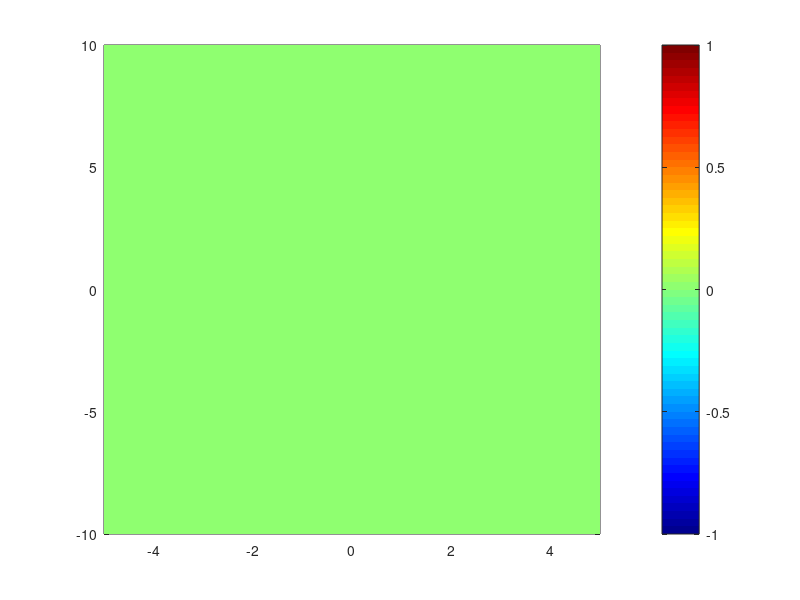

This figure's MATLAB source: (Note: this script raises an error after producing the figure.)
function campo()
    global pos_x pos_y pos_z vec_x vec_y num_espiras puntos_por_espira
    global campo_magnitud_linea campo_z_linea eje_z

    corriente = 300;
    mu0 = 4*pi*1e-7;
    constante_BS = mu0 * corriente / (4*pi);
    radio_seguro = 0.2;

    paso_espacio = 0.1;
    eje_x = -5:paso_espacio:5;
    eje_y = eje_x;
    eje_z = -10:paso_espacio:10;  % <<< más grande eje_z
    len_x = length(eje_x);
    len_y = length(eje_y);
    len_z = length(eje_z);

    campo_x = zeros(len_x, len_y, len_z);
    campo_y = zeros(len_x, len_y, len_z);
    campo_z = zeros(len_x, len_y, len_z);

    tic
    for ix = 1:len_x
        for iy = 1:len_y
            for iz = 1:len_z
                for iw = 1:num_espiras*puntos_por_espira
                    rx = eje_x(ix) - pos_x(iw);
                    ry = eje_y(iy) - pos_y(iw);
                    rz = eje_z(iz) - pos_z(iw);

                    r_norm = sqrt(rx^2 + ry^2 + rz^2 + radio_seguro^2);
                    r_cubed = r_norm^3;

                    campo_x(ix,iy,iz) = campo_x(ix,iy,iz) + constante_BS * vec_y(iw) * rz / r_cubed;
                    campo_y(ix,iy,iz) = campo_y(ix,iy,iz) + constante_BS * vec_x(iw) * rz / r_cubed;
                    campo_z(ix,iy,iz) = campo_z(ix,iy,iz) + constante_BS * (vec_x(iw) * ry - vec_y(iw) * rx) / r_cubed;
                end
            end
        end
    end
    toc

    magnitud_campo = sqrt(campo_x.^2 + campo_y.^2 + campo_z.^2);

    plano_medio_y = round(len_y / 2);
    campo_x_xz = squeeze(campo_x(:, plano_medio_y, :));
    campo_z_xz = squeeze(campo_z(:, plano_medio_y, :));
    campo_magnitud_xz = squeeze(magnitud_campo(:, plano_medio_y, :));

    % Línea de Bz (CORRECTO para la trayectoria)
    campo_z_linea = squeeze(campo_z(round(len_x/2), round(len_y/2), :));

 
    campo_magnitud_linea = squeeze(campo_magnitud_xz(round(len_x/2), :));

    assignin('base', 'campo_z_linea', campo_z_linea);
    assignin('base', 'campo_magnitud_linea', campo_magnitud_linea);
    assignin('base', 'eje_z', eje_z);

    % Visualización
    figure(2); clf
    pcolor(eje_x, eje_z, (campo_magnitud_xz').^(1/3));
    shading interp; colormap jet; colorbar

    [XX, ZZ] = meshgrid(eje_x, eje_z);
    streamplot = streamslice(XX, ZZ, campo_x_xz', campo_z_xz', 3);
    set(streamplot, 'Color', [0.8 1 0.9]);

    xlabel('x'); ylabel('z');
    title('Campo magnético generado por un solenoide')
end
